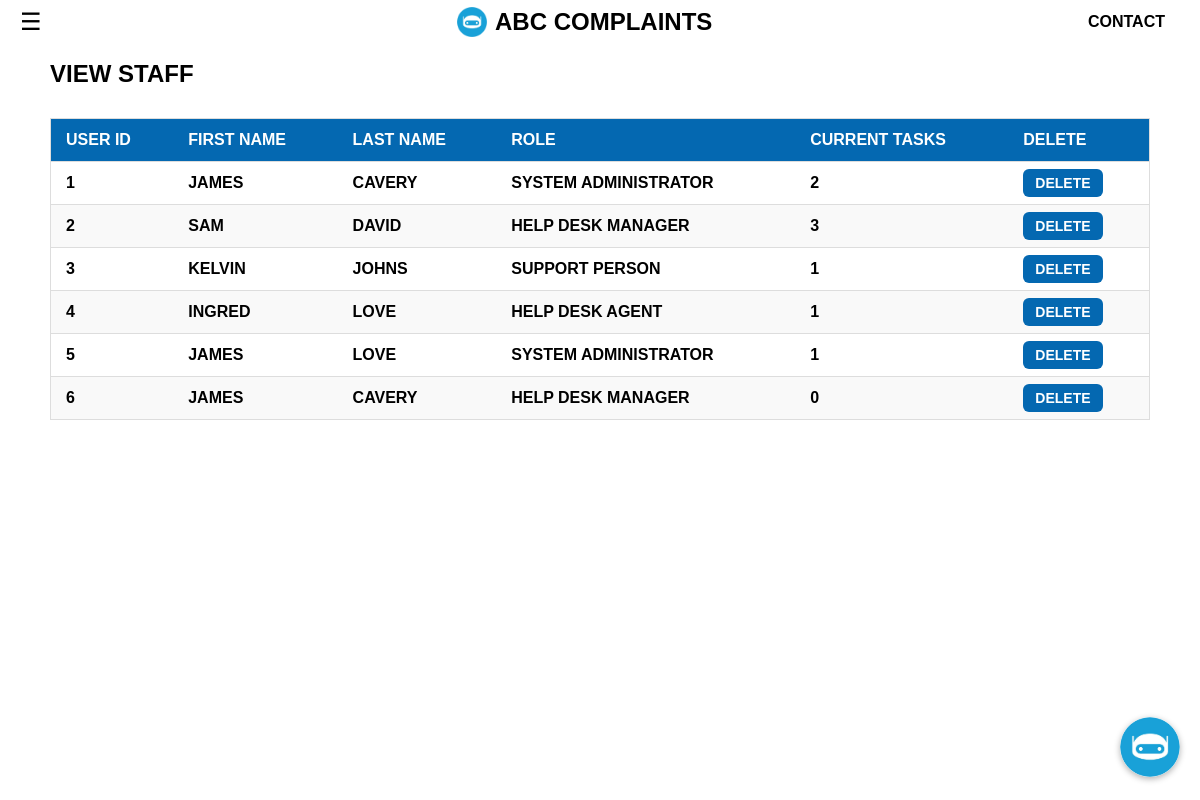
Page /SAaDP/viewStaff.php on the committed database.
### tables this page shows
CREATE TABLE "Staff" (
	"staffID"	INTEGER,
	"fname"	TEXT NOT NULL,
	"lname"	TEXT NOT NULL,
	"role"	TEXT NOT NULL,
	"currentTask"	INTEGER NOT NULL,
	PRIMARY KEY("staffID")
);

### SAaDP/viewStaff.php (the view, shortened to what this page needs)
<?php
require("navbar.php");
$db = new SQLite3('C:\\Users\\Public\\data\\ComplaintSystem.db');
function getStaff($db) {
    $sql = "SELECT * FROM Staff";
    $stmt = $db->prepare($sql);
    $result = $stmt->execute();
    $staff = [];
    while ($row = $result->fetchArray(SQLITE3_ASSOC)) {
        $staff[] = $row;
    }
    return $staff;
}
$staff = getStaff($db);
?>
<!DOCTYPE html>
<html lang="en">
<head>
    <link rel="stylesheet" href="style.css">
</head>
<body>
<div class="table-wrapper">
    <main role="main">
        <h2>View Staff</h2>
        <?php if (empty($staff)): ?>
            <p>There are currently no staff.</p>
        <?php else: ?>
            <table class="fl-table">
                <thead>
                    <tr>
                        <th>User ID</th>
                        <th>First Name</th>
                        <th>Last Name</th>
                        <th>Role</th>
                        <th>Current Tasks</th>
                        <th>Delete</th>
                    </tr>
                </thead>
                <tbody>
       <?php foreach ($staff as $staffMember): ?>
    <tr>
        <td><?= $staffMember['staffID']; ?></td>
        <td><?= $staffMember['fname']; ?></td>
        <td><?= $staffMember['lname']; ?></td>
        <td><?= $staffMember['role']; ?></td>
        <td><?= $staffMember['currentTask']; ?></td>
        <td><a href="deleteStaff.php?staffID=<?= $staffMember['staffID']; ?>">Delete</a></td>
    </tr>
<?php endforeach; ?>
                </tbody>
            </table>
        <?php endif; ?>
    </main>
</div>
</body>
</html>

### SAaDP/navbar.php (shortened to what this page needs)
<!DOCTYPE html>
<html lang="en">
<head>
    <link rel="stylesheet" href="navbar.css">
</head>
<body>
    <nav class="navbar">
        <button id="menuButton" class="menu-btn">&#9776;</button>
        <div class="logo-container">
            <img src="img/logo.png" alt="Logo" class="logo">
            <a href="index.php">
            <h1 class="mobile-hide" style="color:black">ABC COMPLAINTS</h1>
            </a>
        </div>
        <a href="contact.php" class="contact-btn">Contact</a>
    </nav>
    <button id="chatbotBtn" class="chatbot-btn">
        <img src="img/logo.png" alt="Chatbot" class="chatbot-logo">
    </button>
</body>
</html>

### SAaDP/navbar.css (style rules this page uses)
html, body { width: 100%; margin: 0; padding: 0; overflow-x: hidden; }
* { box-sizing: border-box; margin: 0; padding: 0; }
body { font-family: "Clashdisplay", sans-serif; font-weight: bold; overflow-x: hidden; overflow: hidden; color: black; text-transform: uppercase; }
.navbar { position: fixed; top: 0; left: 0; width: 100%; z-index: 1000; padding: 5px 20px; font-family: 'Clashdisplay', sans-serif; display: flex; align-items: center; justify-content: space-between; color: rgb(0, 0, 0); }
.menu-btn { background: none; border: none; font-size: 24px; cursor: pointer; color: black; }
.logo-container { display: flex; align-items: center; position: absolute; left: 50%; transform: translateX(-56%); }
.logo { width: 30px; height: auto; margin-right: 8px; }
.contact-btn { background: none; color: black; padding: 8px 15px; text-decoration: none; transition: transform 0.3s ease, background-color 0.3s ease; }
.mobile-hide { display: none; }
@media (min-width: 768px) { .mobile-hide { display: block; } }

### SAaDP/style.css (style rules this page uses)
a { text-decoration: none; }
::placeholder { color: transparent; }
.table-wrapper { width: 95%; margin: 40px auto; background: white; padding: 20px; border-radius: 10px; }
.table-wrapper h2, .table-wrapper h3 { padding-bottom: 10px; }
.fl-table { border-collapse: collapse; margin: 20px 0; width: 100%; font-size: 16px; text-align: left; border: 1px solid #ddd; }
.fl-table thead { background-color: #0468b1; color: white; }
.fl-table th, .fl-table td { padding: 12px 15px; border-bottom: 1px solid #ddd; }
.fl-table tbody tr:nth-child(even) { background-color: #f9f9f9; }
.fl-table a { text-decoration: none; padding: 6px 12px; background: #0468b1; color: white; border-radius: 6px; font-size: 14px; }

### SAaDP/navbar.php (style rules this page uses)
.chatbot-btn { position: fixed; bottom: 20px; right: 20px; background: none; border: none; cursor: pointer; z-index: 1000; padding: 0; }
.chatbot-logo { width: 60px; height: 60px; border-radius: 50%; box-shadow: 0 2px 6px rgba(0,0,0,0.3); transition: transform 0.2s ease; }

### rows in the picture
staff: staffID "1", fname "JAMES", lname "CAVERY", role "SYSTEM ADMINISTRATOR", currentTask "2"
staff: staffID "2", fname "SAM", lname "DAVID", role "HELP DESK MANAGER", currentTask "3"
staff: staffID "3", fname "KELVIN", lname "JOHNS", role "SUPPORT PERSON", currentTask "1"
staff: staffID "4", fname "INGRED", lname "LOVE", role "HELP DESK AGENT", currentTask "1"
staff: staffID "5", fname "JAMES", lname "LOVE", role "SYSTEM ADMINISTRATOR", currentTask "1"
staff: staffID "6", fname "JAMES", lname "CAVERY", role "HELP DESK MANAGER", currentTask "0"
